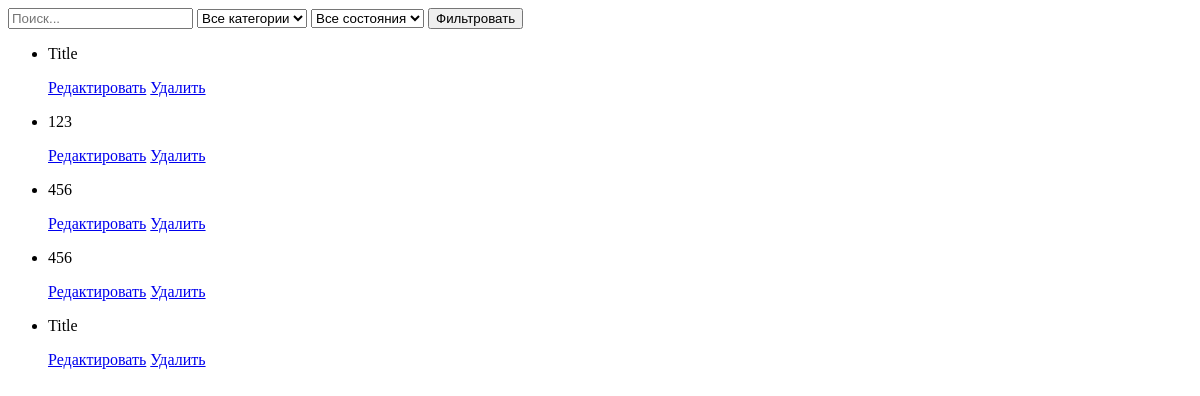
The app's page / (signed in), older data.
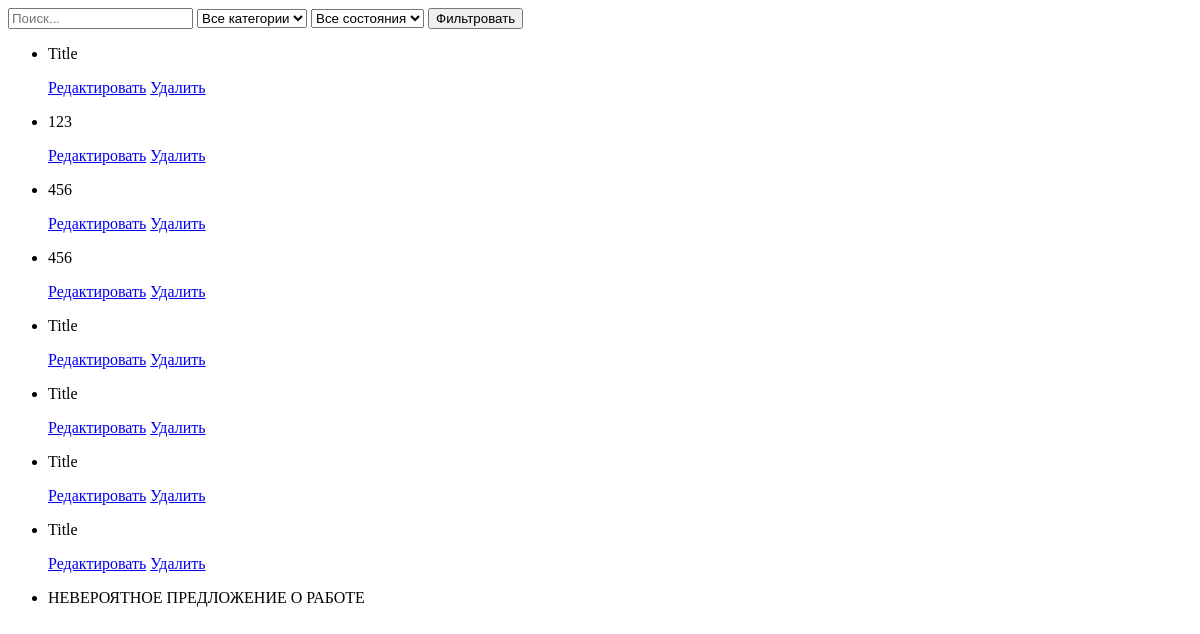
The same page, newer data.
### main/models.py (models this page shows, shortened)
class Ad(models.Model):
    CONDITION_CHOICES = (
        ('new', 'Новый'),
        ('used', 'Б/у')
    )
    CATEGORY_CHOICES = (
        ('tech', 'Техника'),
        ('cars', 'Автомобили'),
        ('work', 'Работа')
    )
    title = models.CharField(max_length=200)
    description = models.TextField()
    image_url = models.URLField(blank=True, null=True) #Нафига мы требуем у пользователя URL изображения, будто оно уже где-то загружено?
    category = models.CharField(max_length=100, choices=CATEGORY_CHOICES)
    condition = models.CharField(max_length=10, choices=CONDITION_CHOICES)
    user = models.ForeignKey(User, on_delete=models.CASCADE)
    created_at = models.DateTimeField(auto_now_add=True)

### main/views.py (the view)
# urls.py: path('', views.ad_list, name='ad_list'),
def ad_list(request):
    query = request.GET.get('q')
    category = request.GET.get('category')
    condition = request.GET.get('condition')
    ads = Ad.objects.all()
    if query:
        ads = ads.filter(Q(title__icontains=query) | Q(description__icontains=query))
    if category:
        ads = ads.filter(category__iexact=category)
    if condition:
        ads = ads.filter(condition=condition)
    paginator = Paginator(ads, 10)
    page = request.GET.get('page')
    try:
        ads_page = paginator.page(page)
    except PageNotAnInteger:
        ads_page = paginator.page(1)
    except EmptyPage:
        ads_page = paginator.page(paginator.num_pages)
    return render(request, 'ads/ad_list.html', {'ads': ads, 'query': query, 'filter_category': category, 'filter_condition': condition})

### main/templates/ads/ad_list.html (shortened to what this page needs)
<!DOCTYPE html>
<html lang="en">
<head>
</head>
<body>
    <form method="get">
        <input type="text" name="q" placeholder="Поиск..." value="{{ request.GET.q}}">
        <select name="category">
            <option value="">Все категории</option>
        </select>
        <select name="condition">
            <option value="">Все состояния</option>
        </select>
        <button type="submit">Фильтровать</button>
    </form>
    <div class="ad_list">
        <ul>
        {% for ad in ads %}
            <li class="ad_component">
                <p>{{ad.title}}</p>
                {% if request.user == ad.user %}
                    <a href="{% url 'ad_update' ad.id %}">Редактировать</a>
                    <a href="{% url 'ad_delete' ad.id %}">Удалить</a>
                {% endif %}
            </li>
        {% endfor %}
        </ul>
    </div>
</body>
</html>

Row changes from the older to the newer data that the page shows:
added Ad: title "Title", shows "Редактировать"
added Ad: title "Title", shows "Редактировать"
added Ad: title "Title", shows "Редактировать"
added Ad: title "НЕВЕРОЯТНОЕ ПРЕДЛОЖЕНИЕ О РАБОТЕ"
